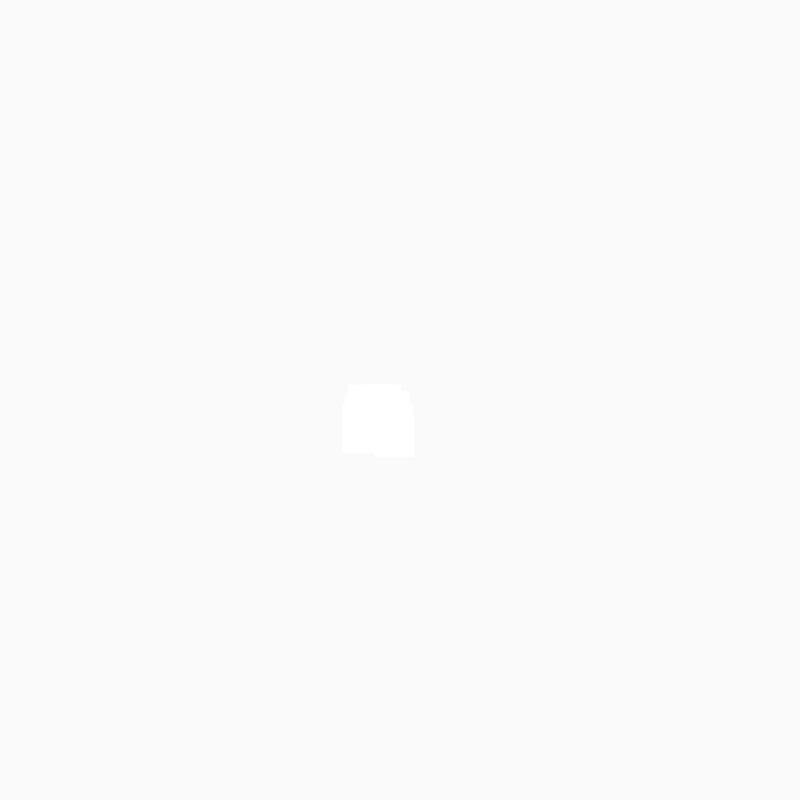
Frame 1 (no input)
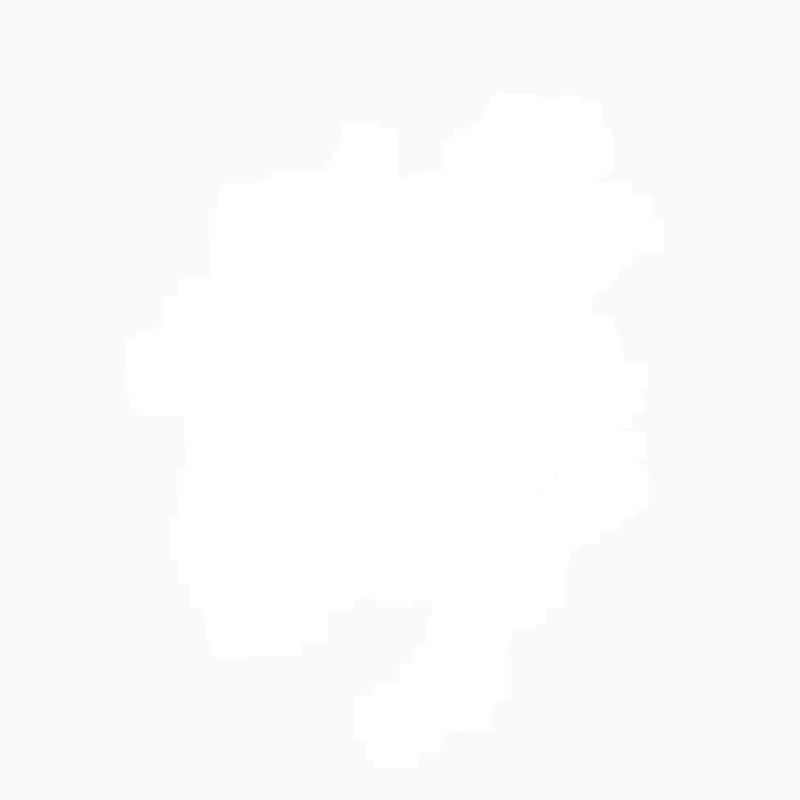
Frame 60 (the mouse pressed at the canvas centre just before this capture)
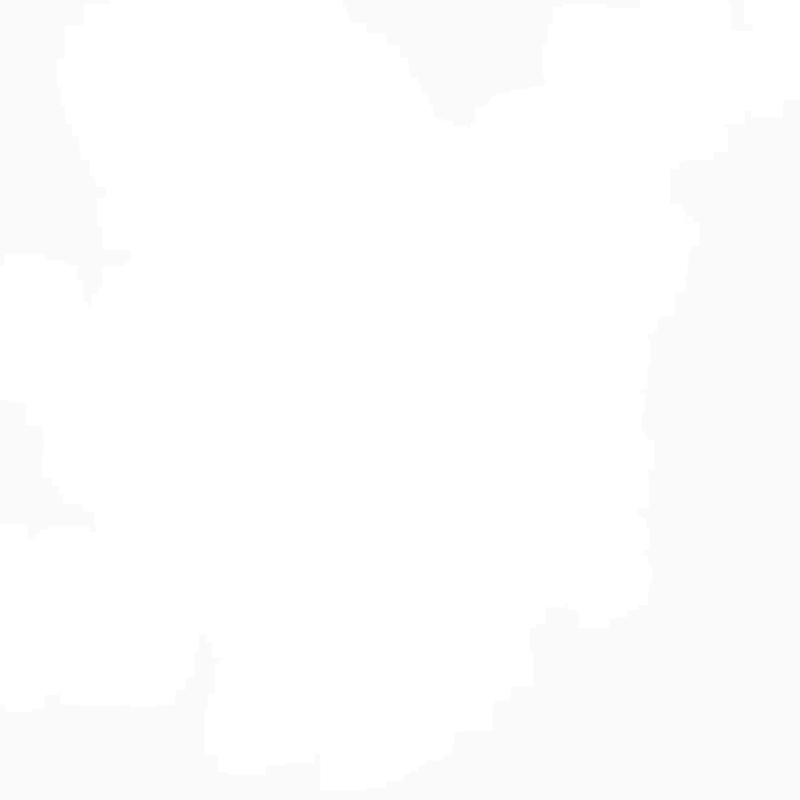
Frame 120 (the mouse held since frame 60 and released just before this capture)

The Processing sketch that drew these frames (run headless with seeded random() and noise(); from frame 60 on, the mouse is pressed at the canvas centre):

// Processing sketch: processing_141801
// ── processing_141801.pde

ArrayList clouds;

void setup() {
  size(800, 800);
  frameRate(10);
  smooth();
  clouds = new ArrayList();
    background(250,250,250);
}

void draw() {
  clouds.add(new Cloud());
  
  for (int i = 0; i < clouds.size(); i++){ 
    Cloud c = (Cloud) clouds.get(i);
      c .move();
      c .display();
  }
  
  if (clouds.size() > 100){
  clouds.remove(0);
  }
  
}

class Cloud{
float w; // width
float h; // height
float x = width /2; // x position
float y = height /2; // y position
float ranOp; // random opacity
float c; // color
float ranSep; // random seperation
float ranRed;
float ranGre;
float ranBlu;
  
  Cloud(){
  ranOp = random(1,10);
  ranRed = random(100,255);
  ranGre = 0;
  ranBlu = 0;
  //color changing
  if (ranRed <=150){
  ranRed = 255;
  ranGre = 255;
  ranBlu = 255;
  }else{
    ranRed = random(100,255);
    ranGre = 0;
    ranBlu = 0;
  }
  c = color(ranRed,ranBlu,ranGre, ranOp);
  ranSep = random(30,50);
  }
  

void display(){
  //movement speeds
  h = (int) constrain(x + random(-30, 30), 0, width); 
  w = (int) constrain(y + random(-30, 30), 0, height);
  fill(c);
  rectMode(CENTER);
  noStroke();
  
  for (int i = 0; i < ranSep; i = i+2){ // random cloud
  rect(random(-20,20)+x,random(-20,20)+y, i, i); // CLOUD
  
  x = h;
  y = w;
  }
  
} // Display Cloud


void move(){
  if (x>width-h || x<0+h || y>height-w || y<0+w) {
    h = width/2;
    w = height/2;
  }
}//move Cloud


}// class Cloud
